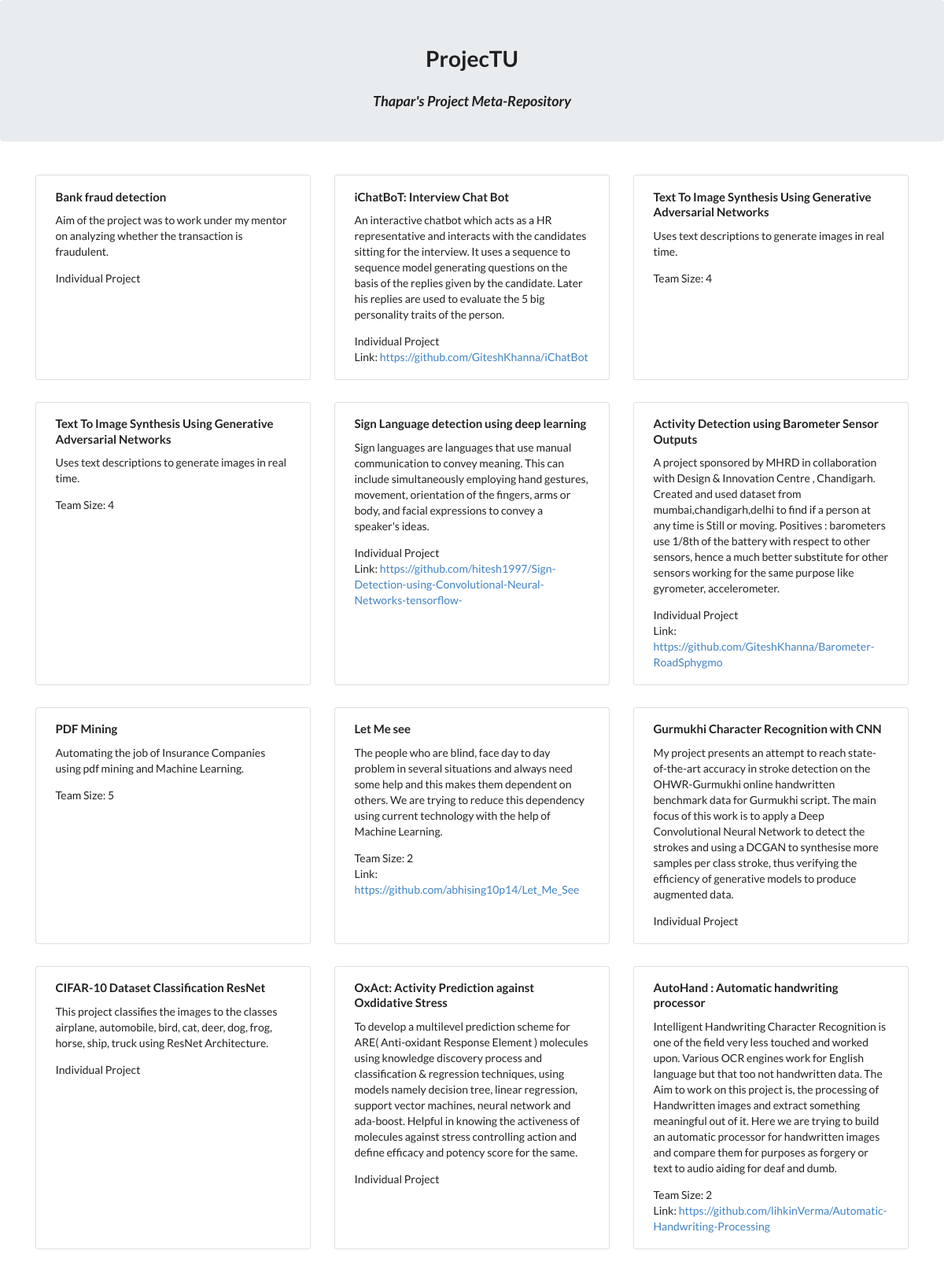
Page /list.php (upper part) on the committed database.
### tables this page shows
CREATE TABLE `project` (
  `pid` int(11) NOT NULL,
  `title` text NOT NULL,
  `summary` text NOT NULL,
  `size` int(10) NOT NULL,
  `leader` text NOT NULL,
  `link` text NOT NULL
);

### cards.php (the view, shortened to what this page needs)
<?php
require_once 'connection.php';
if(isset($_GET)) {
	$sql = "SELECT * FROM project ";
	$sql1 = "";
	$sql2 = "WHERE 1 ";
	$sql3 = "";
	$sql = $sql . $sql1;
	$sql = $sql . $sql2;
	$sql = $sql . $sql3;
	$result = $con->query($sql);
	if ($result->num_rows > 0) {
		while($row = $result->fetch_assoc()) {
			echo
			'<div class="col-lg-4 col-sm-6 portfolio-item my-3">
				<div class="card h-100 px-2">
					<div class="card-body">
						<h4 class="card-title"><a>'.$row['title'].'</a></h4>
						<p class="card-text">'.$row['summary'].'</p>';
			$team = $row['size'];
			if($team>1) echo 'Team Size: ' . $team . '<br>';
			else echo 'Individual Project<br>';
			$link = $row['link'];
			if($link && $link!="NULL") echo 'Link: <a href = ' . $link . ' target="_new">' . $link . '</a><br>';
			echo
					'</div>
				</div>
			</div>';
		}
	}
}

### rows in the picture
project: title "Bank fraud detection", summary "Aim of the project was to work under my mentor on analyzing whether the transaction is fraudulent.", size "Individual Project"
project: title "iChatBoT: Interview Chat Bot", summary "An interactive chatbot which acts as a HR representative and interacts with the candidates sitting for the interview. It uses a sequence to sequence model generating questions on the basis of the replies given by the candidate. Later his replies are used to evaluate the 5 big personality traits of the person.", size "Individual Project", link "https://github.com/GiteshKhanna/iChatBot"
project: title "Text To Image Synthesis Using Generative Adversarial Networks", summary "Uses text descriptions to generate images in real time.", size "4"
project: title "Text To Image Synthesis Using Generative Adversarial Networks", summary "Uses text descriptions to generate images in real time.", size "4"
project: title "Sign Language detection using deep learning", summary "Sign languages are languages that use manual communication to convey meaning. This can include simultaneously employing hand gestures, movement, orientation of the fingers, arms or body, and facial expressions to convey a speaker's ideas.", size "Individual Project", link "https://github.com/hitesh1997/Sign-Detection-using-Convolutional-Neural-Networks-tensorflow-"
project: title "Activity Detection using Barometer Sensor Outputs", summary "A project sponsored by MHRD in collaboration with Design & Innovation Centre , Chandigarh. Created and used dataset from mumbai,chandigarh,delhi to find if a person at any time is Still or moving. Positives : barometers use 1/8th of the battery with respect to other sensors, hence a much better substitute for other sensors working for the same purpose like gyrometer, accelerometer.", size "Individual Project", link "https://github.com/GiteshKhanna/Barometer-RoadSphygmo"
project: title "PDF Mining", summary "Automating the job of Insurance Companies using pdf mining and Machine Learning.", size "5"
project: title "Let Me see", summary "The people who are blind, face day to day problem in several situations and always need some help and this makes them dependent on others. We are trying to reduce this dependency using current technology with the help of Machine Learning.", size "2", link "https://github.com/abhising10p14/Let_Me_See"
project: title "Gurmukhi Character Recognition with CNN", summary "My project presents an attempt to reach state-of-the-art accuracy in stroke detection on the OHWR-Gurmukhi online handwritten benchmark data for Gurmukhi script. The main focus of this work is to apply a Deep Convolutional Neural Network to detect the strokes and using a DCGAN to synthesise more samples per class stroke, thus verifying the efficiency of generative models to produce augmented data.", size "Individual Project"
project: title "CIFAR-10 Dataset Classification ResNet", summary "This project classifies the images to the classes airplane, automobile, bird, cat, deer, dog, frog, horse, ship, truck using ResNet Architecture.", size "Individual Project"
project: title "OxAct: Activity Prediction against Oxdidative Stress", summary "To develop a multilevel prediction scheme for ARE( Anti-oxidant Response Element ) molecules using knowledge discovery process and classification & regression techniques, using models namely decision tree, linear regression, support vector machines, neural network and ada-boost. Helpful in knowing the activeness of molecules against stress controlling action and define efficacy and potency score for the same.", size "Individual Project"
project: title "AutoHand : Automatic handwriting processor", summary "Intelligent Handwriting Character Recognition is one of the field very less touched and worked upon. Various OCR engines work for English language but that too not handwritten data. The Aim to work on this project is, the processing of Handwritten images and extract something meaningful out of it. Here we are trying to build an automatic processor for handwritten images and compare them for purposes as forgery or text to audio aiding for deaf and dumb.", size "2", link "https://github.com/lihkinVerma/Automatic-Handwriting-Processing"
